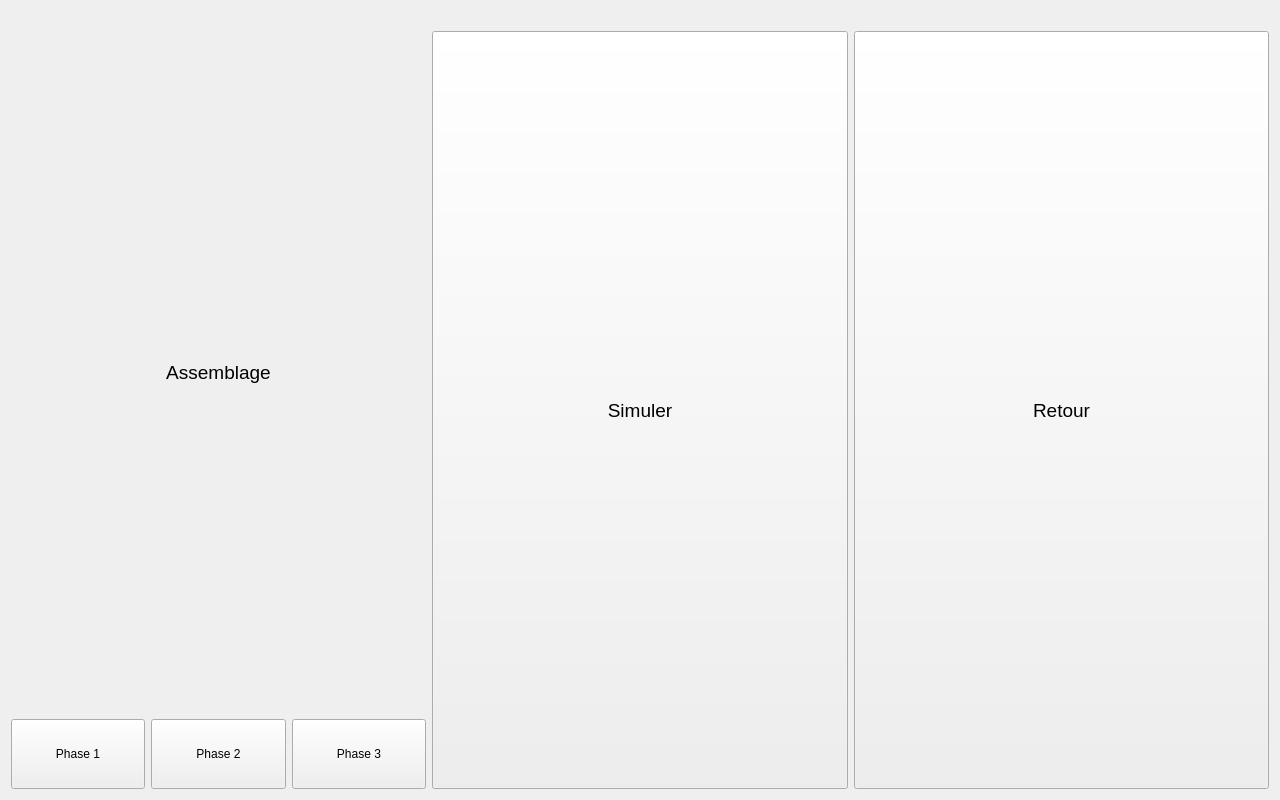
<?xml version="1.0" encoding="UTF-8"?>
<ui version="4.0">
 <class>Assemblage</class>
 <widget class="QWidget" name="Assemblage">
  <property name="geometry">
   <rect>
    <x>0</x>
    <y>0</y>
    <width>1280</width>
    <height>800</height>
   </rect>
  </property>
  <property name="windowTitle">
   <string>Form</string>
  </property>
  <layout class="QVBoxLayout" name="verticalLayout_2" stretch="0,20">
   <item>
    <layout class="QVBoxLayout" name="verticalLayout">
     <item>
      <layout class="QVBoxLayout" name="verticalLayout_3"/>
     </item>
     <item>
      <widget class="QLabel" name="label">
       <property name="text">
        <string/>
       </property>
       <property name="pixmap">
        <pixmap resource="images.qrc">:/images/images/blimp_cao_2.png</pixmap>
       </property>
       <property name="scaledContents">
        <bool>true</bool>
       </property>
      </widget>
     </item>
    </layout>
   </item>
   <item>
    <layout class="QHBoxLayout" name="horizontalLayout">
     <item>
      <layout class="QVBoxLayout" name="verticalLayout_5">
       <item>
        <layout class="QVBoxLayout" name="verticalLayout_6">
         <item>
          <widget class="QLabel" name="label_2">
           <property name="font">
            <font>
             <pointsize>14</pointsize>
            </font>
           </property>
           <property name="text">
            <string>Assemblage</string>
           </property>
           <property name="alignment">
            <set>Qt::AlignCenter</set>
           </property>
          </widget>
         </item>
        </layout>
       </item>
       <item>
        <layout class="QHBoxLayout" name="horizontalLayout_5">
         <item>
          <layout class="QHBoxLayout" name="horizontalLayout_3">
           <item>
            <widget class="QPushButton" name="pushButton">
             <property name="maximumSize">
              <size>
               <width>200</width>
               <height>70</height>
              </size>
             </property>
             <property name="text">
              <string>Phase 1</string>
             </property>
            </widget>
           </item>
          </layout>
         </item>
         <item>
          <layout class="QHBoxLayout" name="horizontalLayout_2">
           <item>
            <widget class="QPushButton" name="pushButton_2">
             <property name="maximumSize">
              <size>
               <width>200</width>
               <height>70</height>
              </size>
             </property>
             <property name="text">
              <string>Phase 2</string>
             </property>
            </widget>
           </item>
          </layout>
         </item>
         <item>
          <layout class="QHBoxLayout" name="horizontalLayout_4">
           <item>
            <widget class="QPushButton" name="pushButton_3">
             <property name="minimumSize">
              <size>
               <width>100</width>
               <height>20</height>
              </size>
             </property>
             <property name="maximumSize">
              <size>
               <width>200</width>
               <height>70</height>
              </size>
             </property>
             <property name="text">
              <string>Phase 3</string>
             </property>
            </widget>
           </item>
          </layout>
         </item>
        </layout>
       </item>
      </layout>
     </item>
     <item>
      <layout class="QVBoxLayout" name="verticalLayout_4">
       <item>
        <widget class="QPushButton" name="pushButton_4">
         <property name="maximumSize">
          <size>
           <width>1280</width>
           <height>800</height>
          </size>
         </property>
         <property name="font">
          <font>
           <pointsize>14</pointsize>
          </font>
         </property>
         <property name="text">
          <string>Simuler</string>
         </property>
        </widget>
       </item>
      </layout>
     </item>
     <item>
      <layout class="QVBoxLayout" name="verticalLayout_7">
       <item>
        <widget class="QPushButton" name="pushButton_5">
         <property name="maximumSize">
          <size>
           <width>1280</width>
           <height>800</height>
          </size>
         </property>
         <property name="font">
          <font>
           <pointsize>14</pointsize>
          </font>
         </property>
         <property name="text">
          <string>Retour</string>
         </property>
        </widget>
       </item>
      </layout>
     </item>
    </layout>
   </item>
  </layout>
 </widget>
 <resources>
  <include location="images.qrc"/>
 </resources>
 <connections/>
</ui>
